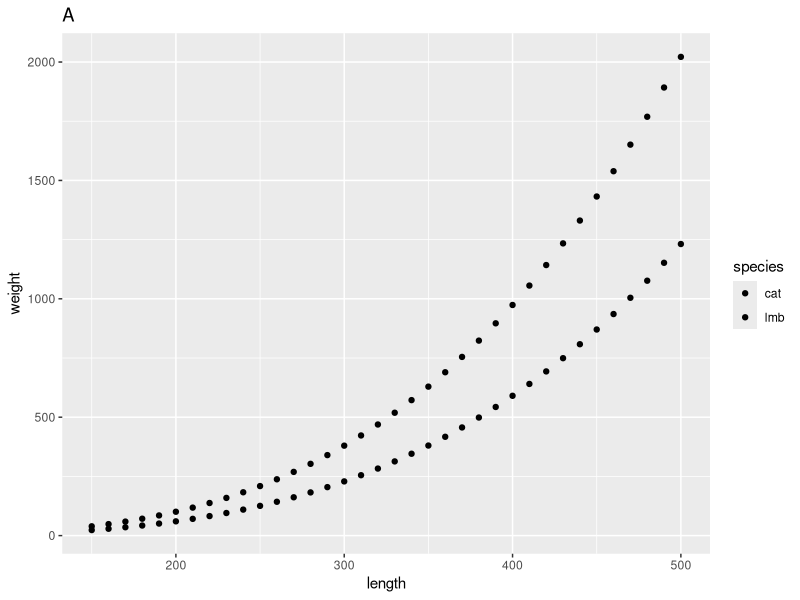
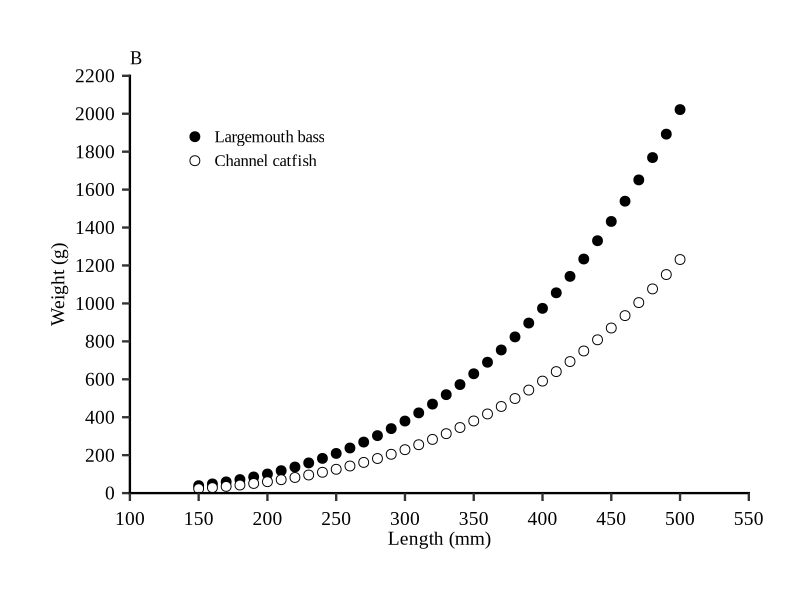
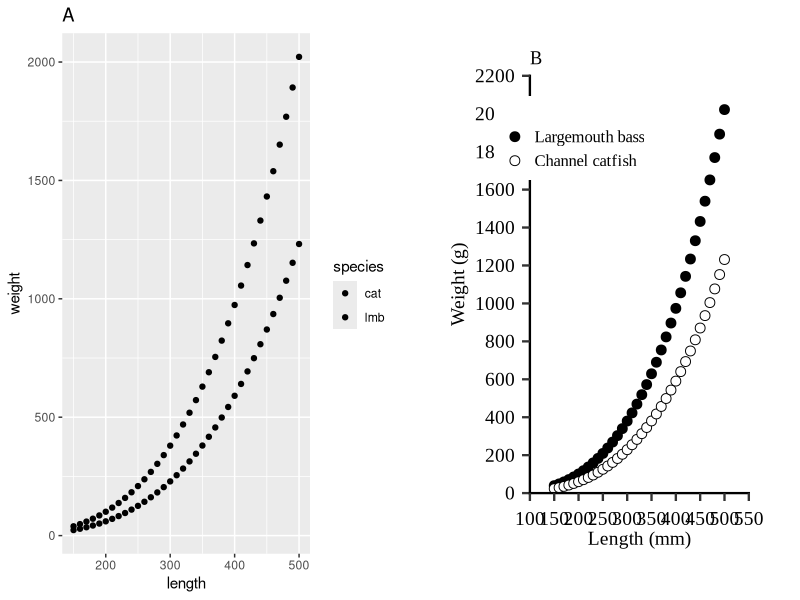

Source code (R) for these figures, in order:
#contains the ggplot2 function along with other functions
library(tidyverse) 
#package for combining figures
library(gridExtra)
#set working directory
setwd("~/Documents/Active My Files/Students/Hayley Glassic/Graphing manuscript") 

#create some data for making the figure purposes
length <- seq(from = 150, to = 500, by = 10) 
species <- c(rep("lmb", 36), rep("cat", 36))
par(mfrow=c(1,2))
a_lmb <- (-5.528) 
b_lmb <- 3.273
a_cat <- (-5.800)
b_cat <- (3.294)
weight_lmb <- 10^(a_lmb+b_lmb*log10(length))
weight_cat <- 10^(a_cat+b_cat*log10(length))
weight <- c(weight_lmb, weight_cat)
length_weight_data <- data.frame(species, length, weight)

#default ggplot figure with an annotated label
len_wt_default <- ggplot(length_weight_data, aes(x = length, y = weight, fill = species)) + 
  geom_point() +
  labs(title = "A")
len_wt_default

#ggplot figure that meets AFS style guidelines
len_wt_afs <- ggplot(length_weight_data, aes(x = length, y = weight, fill = species)) +
  #symbol shape and size you can find number definition using a google search
  geom_point(shape = 21, size = 3) + 
  #setting the limits and tick breaks for the y-axis
  scale_y_continuous (limits = c(0,2200),expand = c(0,0),breaks = seq(0,2200,200)) +
  #setting the limits and tick spacing for the x-axis
  scale_x_continuous(limits = c(100,550),expand = c(0,0),breaks = seq(100,550,50)) +
  #adjust the order of the legend, making new labels, and selecting the symbol colors
  scale_fill_manual(limits = c("lmb", "cat"), labels = c("Largemouth bass", "Channel catfish"), values = c("black", "white")) + 
  #label for the y-axis
  ylab("Weight (g)") + 
  #label for the x-axis
  xlab("Length (mm)") +  
  #add B to figure and legend title left blank here because we want a legend but no title
  labs(title = "B", fill = "") + 
  #makes the background white without grid lines
  theme_classic() + 
  #below are the theme setting that give you unlimited control of your figure and can be copied and pasted for many types of figures
  #sets the size, spacing, and color for the y-axis and x-axis titles
  theme (axis.title.y = element_text(size = 14, margin = margin(t = 0, r = 5, b = 0, l = 0), colour = "black"), 
         axis.title.x = element_text(size = 14, margin = margin(t = 5, r = 0, b = 0, l = 0), colour = "black"), 
         #sets the font type
         text = element_text(family = "Times New Roman"), 
         #positions the legend on the figure
         legend.position = c(0.2,0.85), 
         #text in legend size
         legend.text = element_text(size = 12), 
         #sets the margin for the plot
         plot.margin = unit(c(1.3, 1.3, 1.3, 1.3), "cm"), 
         #sets the size of the tick marks for y-axis
         axis.ticks.y = element_line(size = 0.8),
         #sets the size of the tick marks for x-axis
         axis.ticks.x = element_line(size = 0.8), 
         #sets the length of the tick marks
         axis.ticks.length = unit(0.2,"cm"), 
         #sets the size and location of the tick labels for the x axis
         axis.text.y = element_text(colour = "black",size = 14, angle = 0, vjust = 0.5, hjust = 1, margin = margin(t = 0, r = 5, b = 0, l = 0)), 
         #sets the size and location of the tick labels for the x axis
         axis.text.x = element_text(colour = "black",size = 14, angle = 0, vjust = 0, hjust = 0.5, margin = margin(t = 5, r = 0, b = 0, l = 0)), 
         #the axis size, color, and end shape
         axis.line = element_line(colour = "black", size = 0.8, lineend = "square")) 
len_wt_afs

#arragnes the two plots side by side
ggplot_figure <- grid.arrange(len_wt_default,len_wt_afs, ncol = 2)

#saves the plot as a .tiff as a very large file
ggsave(file = "ggplot_figure.jpeg", new, width = 30.48, height = 22.86, units = "cm", dpi=200) 









